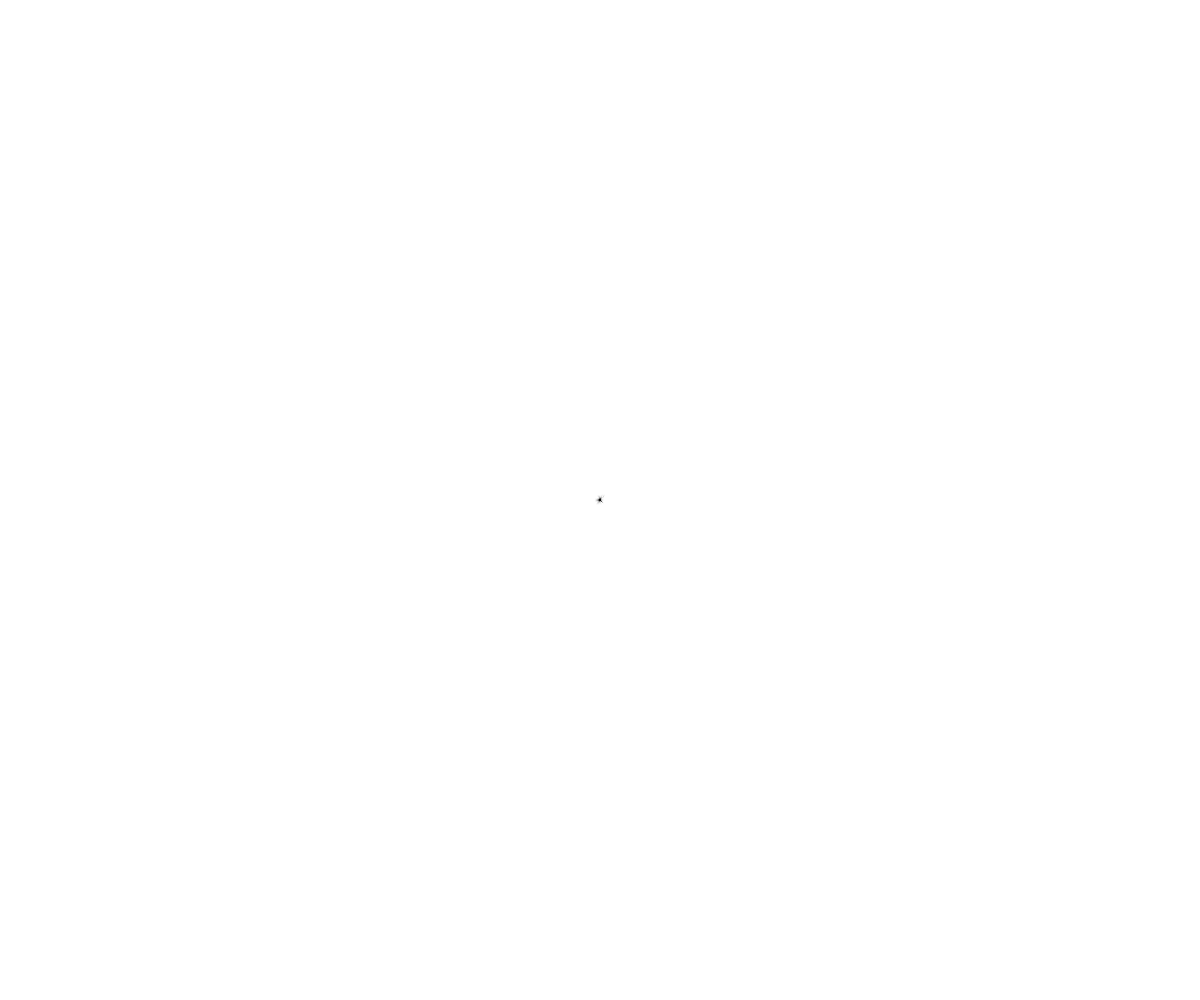
Frame 1 (no input)
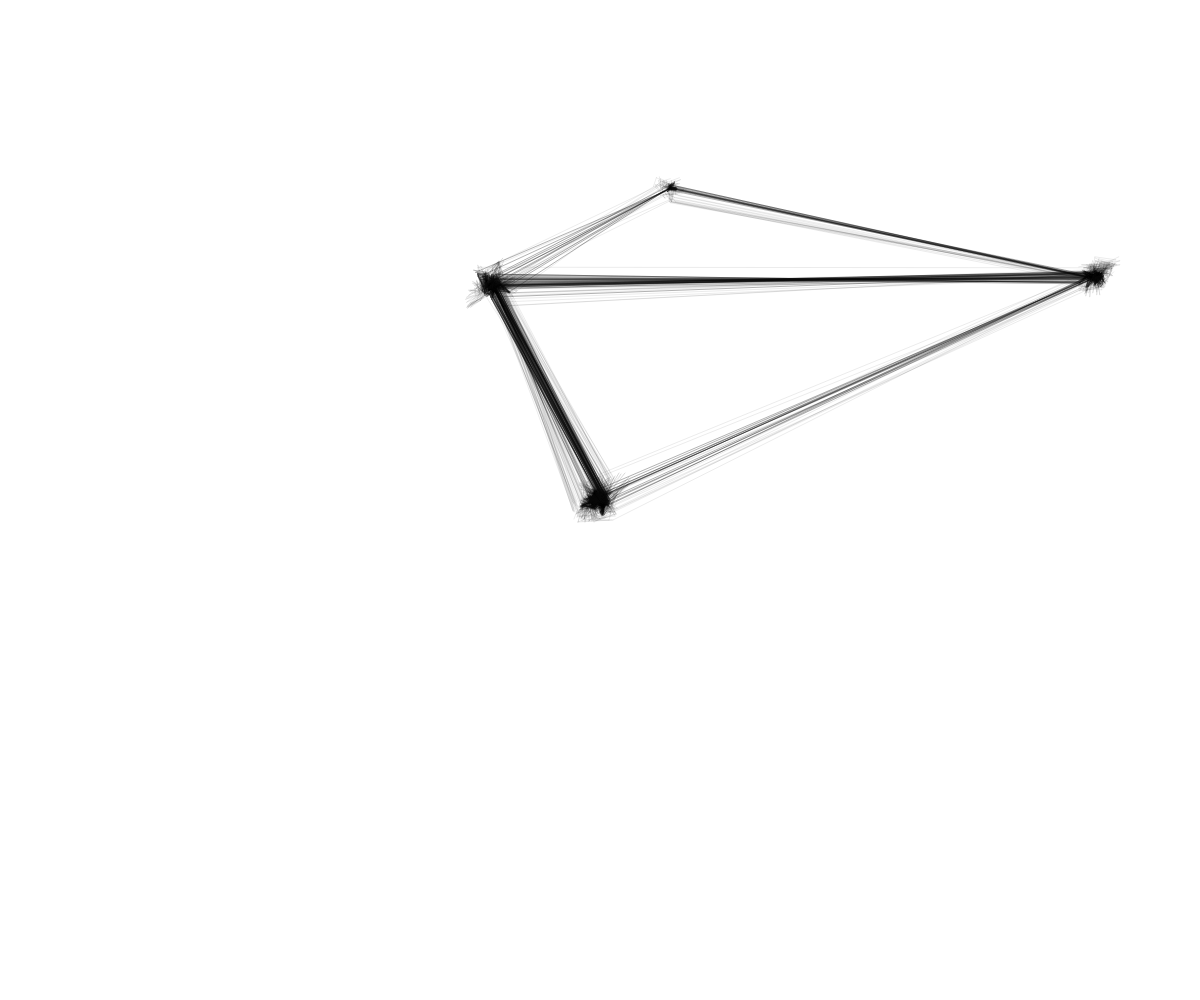
Frame 60 (no input)
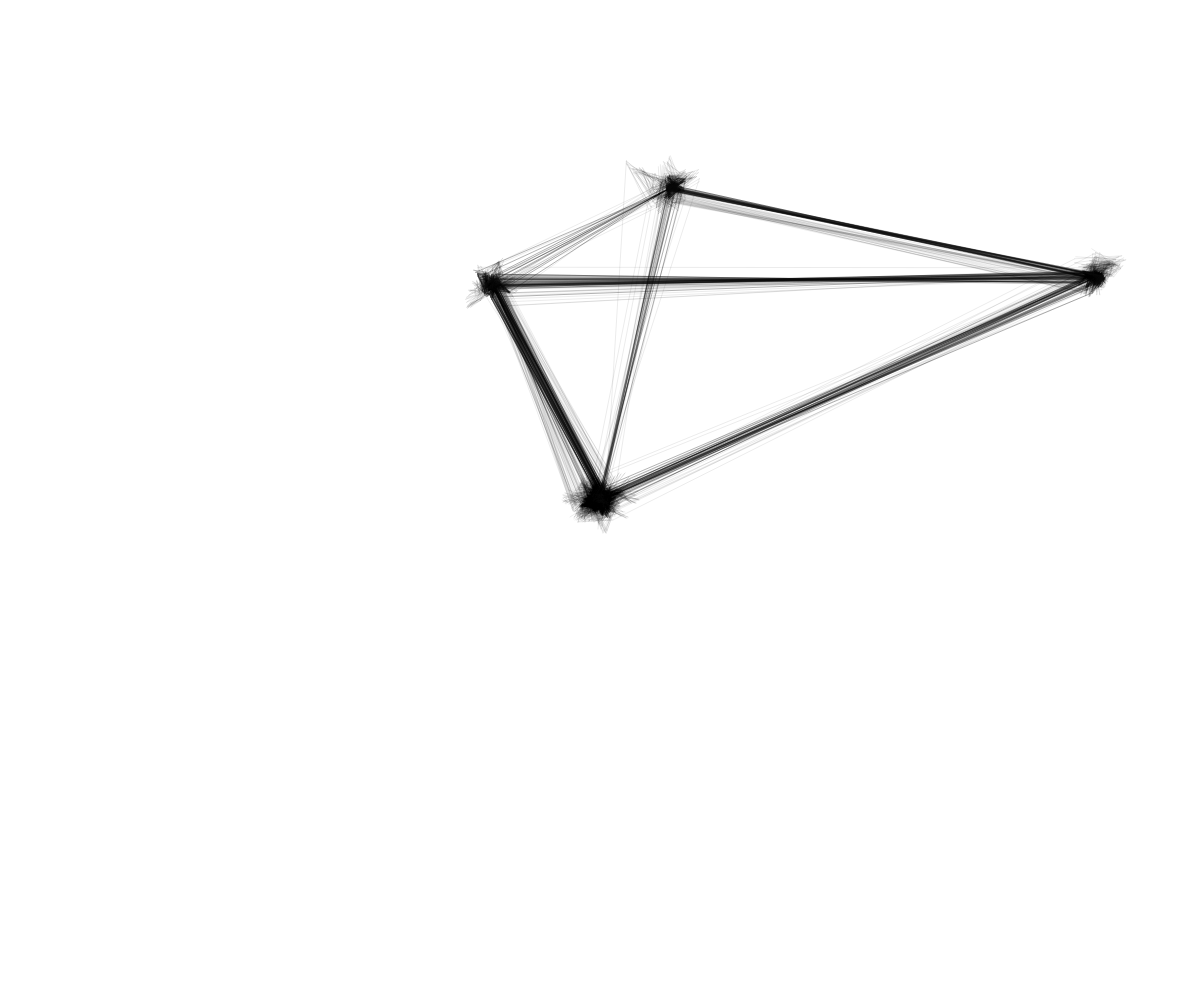
Frame 120 (the mouse pressed at the canvas centre since frame 60)

The p5.js sketch that drew these frames (run headless with seeded random() and noise() and a simulated clock; from frame 60 on, the mouse is pressed at the canvas centre):

// p5.js sketch
// ── sketch.js
/*
  'Transversal Lines', 2011
  infinite abstract visual b&w line work.
  by Joao Martinho Moura, 2011. 

  http://jmartinho.net/transversal-lines

  This code was created in 2010, presented in the Processing.js homepage in 2013,
  and exhibited at MEDIA LAB PRADO, Madrid, in 2013 for the Processing Community Day.

  Processing was initiated by Ben Fry and Casey Reas. It is developed by a small team of volunteers.
  John Resig ported the 2D context of processing to javascript using the html5 canvas element in 2012.

  p5.js was created by Lauren McCarthy and is developed by a community of collaborators 
  In 2019 I decided to port this sketch to p5js 
  
*/	


let contadorTempoRefresh = 0;

let tempoBrancoPreto = 0;
let tempoApaga = 0;
let tempo = 0;

let tamanhoWIDTH = 600;
let tamanhoHEIGHT = 480;

let numeroPontos = 30;

let NumerosArrayX =  [];
let NumerosArrayY =  [];


let RND_NumerosArrayX =  [];
let RND_NumerosArrayY =  [];


let contaMouse=0;
let MX;
let MY;

function setup() {
  
  tamanhoWIDTH = windowWidth;
  tamanhoHEIGHT = windowHeight;
  
	
	MX = tamanhoWIDTH/2;
	MY = tamanhoHEIGHT/2;
  canvas = createCanvas(tamanhoWIDTH,tamanhoHEIGHT);


  frameRate(25);
  background(255, 255, 255);

  for (let i = 0; i < numeroPontos; i++) {
    NumerosArrayX[i] = tamanhoWIDTH/2;
    NumerosArrayY[i] = tamanhoHEIGHT/2;
  }

  for (let i = 0; i < numeroPontos; i++) {
    RND_NumerosArrayX[i] = tamanhoWIDTH/2;
    RND_NumerosArrayY[i] = tamanhoHEIGHT/2;
  }
}

function draw() {
  tempoApaga ++;

  if (tempoApaga>2000) {
    fill(255, 255, 255, 40);
    rect(-50, -50, tamanhoWIDTH+50, tamanhoHEIGHT+50);
    tempoApaga=0;
  }


  tempo++;
  if (mouseIsPressed) {
    MX = mouseX;
    MY = mouseY;
  } else {
    if (tempo>15) {
      MX = random (50, tamanhoWIDTH-50);
      MY = random (50, tamanhoHEIGHT-50);
      tempo=0;
    }
  }

  contaMouse ++;

  if (contaMouse < numeroPontos) {

    if  ( (MX > 40) && (MX < tamanhoWIDTH-40) ) {
      NumerosArrayX[contaMouse] = MX;
      RND_NumerosArrayX[contaMouse] = MX + int(random(-10, 10));
    }

    if  ( (MY > 40) && (MY < tamanhoHEIGHT-40) ) {
      NumerosArrayY[contaMouse] = MY;
      RND_NumerosArrayY[contaMouse] = MY + int(random(-10, 10));
    }
  } else {
    contaMouse=0;
  }

  tempoBrancoPreto++;
  if (tempoBrancoPreto>400) {
    tempoBrancoPreto=0;
  }


  if (tempoApaga==50) {
    strokeWeight(10);
  } else {
    strokeWeight(1);
  }


  if (tempoApaga==400) {
    strokeWeight(10);
  } else {
    strokeWeight(1);
  }

  for (let i = 0; i < numeroPontos; i ++) {
    if ((i>0) && (i < numeroPontos)) {
      stroke(10, 10, 10, 20);
      line(RND_NumerosArrayX[i], RND_NumerosArrayY[i], RND_NumerosArrayX[i-1], RND_NumerosArrayY[i-1]);
      if (tempoBrancoPreto<200) {
        stroke(10, 10, 10, 80);
      } else {
        stroke(255, 255, 255, 80);
      }

      line(NumerosArrayX[i], NumerosArrayY[i], NumerosArrayX[i-1], NumerosArrayY[i-1]);
    } else {
      //stroke(10,10,10,20);
      //line(RND_NumerosArrayX[i],RND_NumerosArrayY[i],tamanhoHEIGHT/2,NumerosArrayY[i-1]);
      //if (tempoBrancoPreto<200){
      //  stroke(10,10,10,80);
      //}else{
      //  stroke(255,255,255,80);
      //}
      //line(NumerosArrayX[i],NumerosArrayY[i],tamanhoHEIGHT/2,NumerosArrayY[i-1]);
    }


    NumerosArrayX[i] = NumerosArrayX[i] + int(random(-3, 3));
    NumerosArrayY[i] = NumerosArrayY[i] + int(random(-3, 3));


    RND_NumerosArrayX[i] = RND_NumerosArrayX[i] + int(random(-5, 5));
    RND_NumerosArrayY[i] = RND_NumerosArrayY[i] + int(random(-5, 5));



    if (NumerosArrayX[i]<0 || NumerosArrayX[i]>width) NumerosArrayX[i] = random(0, width);
    if (NumerosArrayY[i]<0 || NumerosArrayY[i]>height) NumerosArrayY[i] = random(0, height);

    if (RND_NumerosArrayX[i]<0 || RND_NumerosArrayX[i]>width) RND_NumerosArrayX[i] = random(0, width);
    if (RND_NumerosArrayY[i]<0 || RND_NumerosArrayY[i]>height) RND_NumerosArrayY[i] = random(0, height);
  }

  contadorTempoRefresh++;
  if (contadorTempoRefresh>1600) {
    background(255);
    contadorTempoRefresh=0;
  }
}
